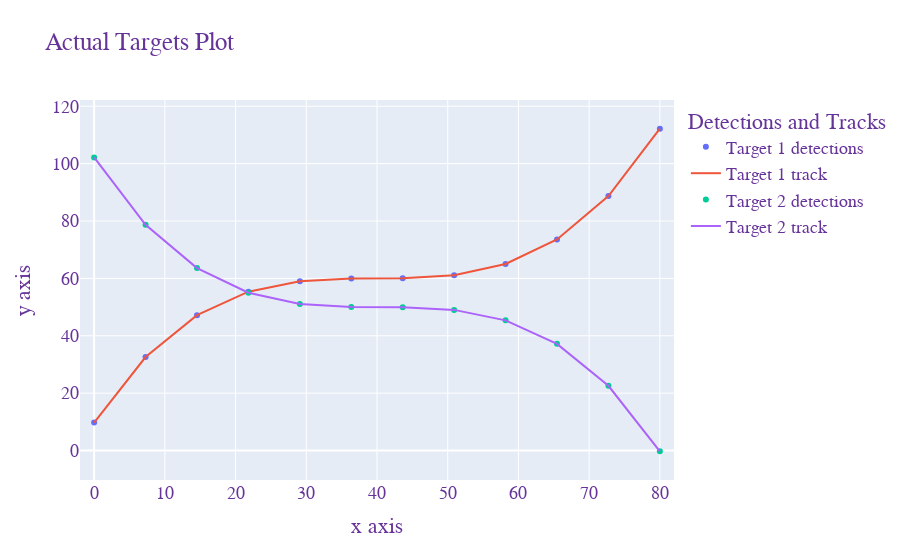

Notebook code for this chart:
### Code cell
if __name__ == "__main__":
    duration = 12
    dims = 2
    num_targets = 2

    # As targets are known, we initialize two local hypothesis
    target_0 = generate_path(duration,)
    target_1 = generate_path(duration, True)
    
    plot_paths(target_0, target_1)

### Figure 1 — Plotly figure (JSON) as saved in the notebook; plotly's stock layout.template omitted (floating-point values rounded to 4 significant figures)
{"data": [{"mode": "markers", "name": "Target 1 detections", "type": "scatter", "x": [0, 7.273, 14.55, 21.82, 29.09, 36.36, 43.64, 50.91, 58.18, 65.45, 72.73, 80], "y": [9.744, 32.59, 47.18, 55.38, 59.03, 59.97, 60.05, 61.11, 65.01, 73.59, 88.7, 112.2]}, {"mode": "lines", "name": "Target 1 track", "type": "scatter", "x": [0, 7.273, 14.55, 21.82, 29.09, 36.36, 43.64, 50.91, 58.18, 65.45, 72.73, 80], "y": [9.744, 32.59, 47.18, 55.38, 59.03, 59.97, 60.05, 61.11, 65.01, 73.59, 88.7, 112.2]}, {"mode": "markers", "name": "Target 2 detections", "type": "scatter", "x": [80, 72.73, 65.45, 58.18, 50.91, 43.64, 36.36, 29.09, 21.82, 14.55, 7.273, 0], "y": [-0.2558, 22.59, 37.18, 45.38, 49.03, 49.97, 50.05, 51.11, 55.01, 63.59, 78.7, 102.2]}, {"mode": "lines", "name": "Target 2 track", "type": "scatter", "x": [80, 72.73, 65.45, 58.18, 50.91, 43.64, 36.36, 29.09, 21.82, 14.55, 7.273, 0], "y": [-0.2558, 22.59, 37.18, 45.38, 49.03, 49.97, 50.05, 51.11, 55.01, 63.59, 78.7, 102.2]}], "layout": {"font": {"color": "RebeccaPurple", "family": "Courier New, monospace", "size": 18}, "legend": {"title": {"text": "Detections and Tracks"}}, "title": {"text": "Actual Targets Plot"}, "xaxis": {"range": [-2, 82], "title": {"text": "x axis"}}, "yaxis": {"range": [-10.26, 122.2], "title": {"text": "y axis"}}}}
